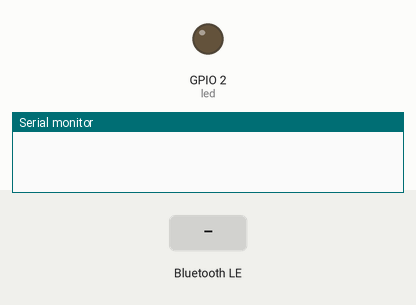
Simulated run of this sketch. Board: ESP32. On the bench: output pins drawn as LEDs (lit = HIGH), the last lines printed to the serial monitor. Inputs (shaded band) come from the test bench. Nothing arrives over Bluetooth unless stated; a phone connects over Bluetooth LE 3 s after start.

Above: at 1.2 s.
1.3 s: Bluetooth LE write "on" received
At 3.0 s:
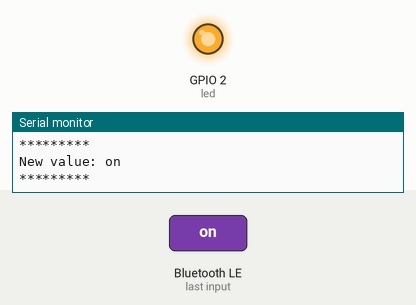
3.5 s: Bluetooth LE write "off" received
At 4.6 s:
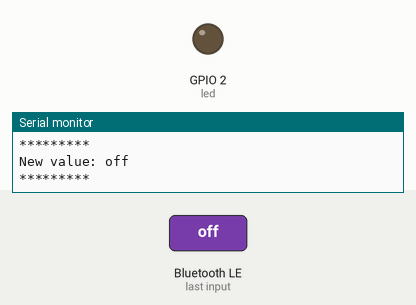
Timing chart, 0 to 6.5 s (numbered marks = the images above; inputs shaded):
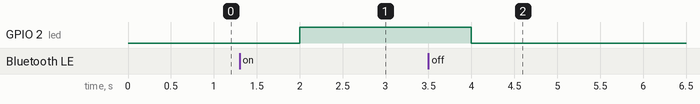

The sketch:

BLE_led.ino
```cpp
#include <BLEDevice.h>
#include <BLEUtils.h>
#include <BLEServer.h>

int led = 2;

// https://www.uuidgenerator.net/

#define SERVICE_UUID        "4fafc201-1fb5-459e-8fcc-c5c9c331914b"
#define CHARACTERISTIC_UUID "beb5483e-36e1-4688-b7f5-ea07361b26a8"

String text = "";
class MyCallbacks: public BLECharacteristicCallbacks {
    void onWrite(BLECharacteristic *pCharacteristic) {
      std::string value = pCharacteristic->getValue();
      text = "";
      if (value.length() > 0) {
        Serial.println("*********");
        Serial.print("New value: ");
        for (int i = 0; i < value.length(); i++)
          {Serial.print(value[i]);
          text.concat(value[i]);}

        Serial.println();
        Serial.println("*********");
      }
    }
};

void setup() {
  pinMode(led,OUTPUT);
  Serial.begin(115200);


  BLEDevice::init("ISA_ESP32");
  BLEServer *pServer = BLEDevice::createServer();

  BLEService *pService = pServer->createService(SERVICE_UUID);

  BLECharacteristic *pCharacteristic = pService->createCharacteristic(
                                         CHARACTERISTIC_UUID,
                                         BLECharacteristic::PROPERTY_READ |
                                         BLECharacteristic::PROPERTY_WRITE
                                       );

  pCharacteristic->setCallbacks(new MyCallbacks());

  pCharacteristic->setValue("Hello from ESP32");
  pService->start();

  BLEAdvertising *pAdvertising = pServer->getAdvertising();
  pAdvertising->start();
}

void loop() {
  // put your main code here, to run repeatedly:
  delay(2000);
  if(text == "on"){
    digitalWrite(led,HIGH);
  } else if (text == "off"){
    digitalWrite(led,LOW);
  }
}
```

Measured:
- after the input at 1.3 s, GPIO 2 (led): LOW → HIGH after 0.70 s
- after the input at 3.5 s, GPIO 2 (led): HIGH → LOW after 0.50 s
